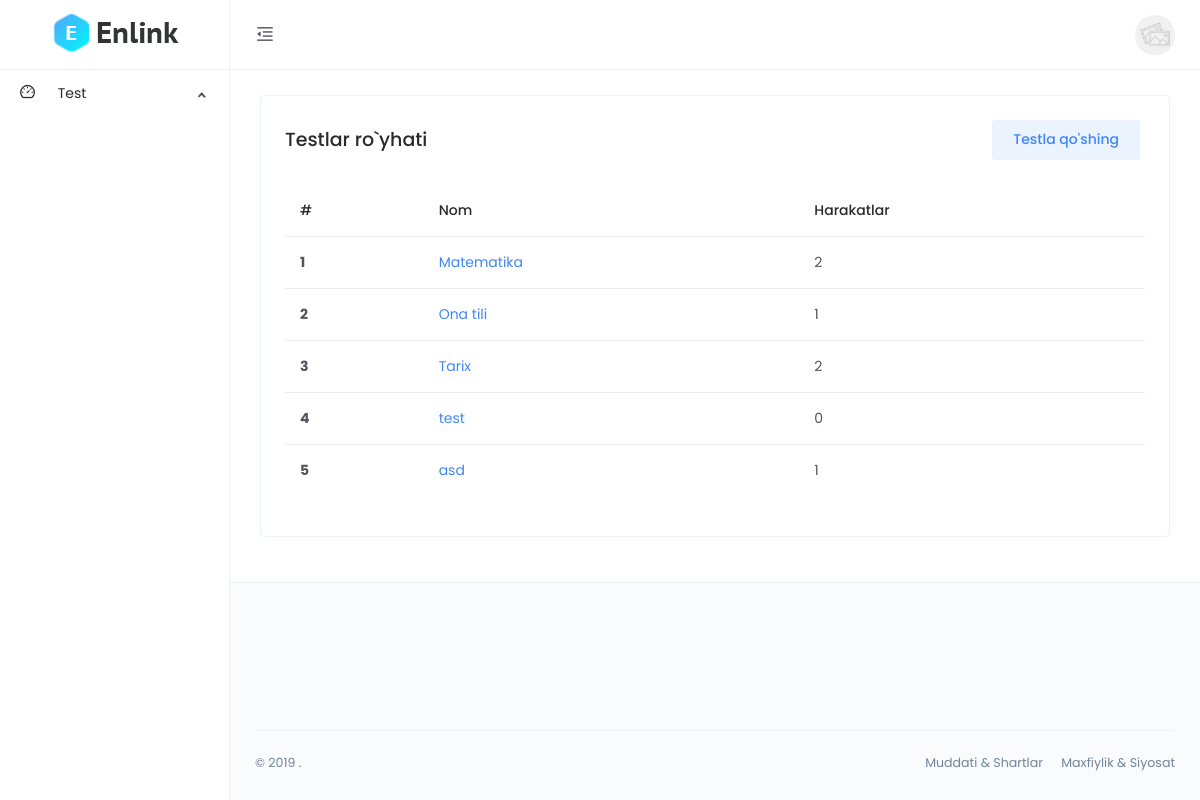
Page /dashboard/quizzes/ (signed in) on the committed database.
### main/models.py (models this page shows, shortened)
class CodeGenerate(models.Model):
    code = models.CharField(max_length=255, blank=True,unique=True)
    class Meta:
        abstract = True

class Quiz(CodeGenerate):
    name = models.CharField(max_length=255)
    author = models.ForeignKey(User, on_delete=models.SET_NULL, null=True)
    @property
    def all(self):
        return f'{Question.objects.filter(quiz=self.id).count()}'

### dashboard/views.py (the view)
# urls.py: path('quizzes/',views.quiz_list,name='quiz_list'),
def quiz_list(request):
    quizzes = models.Quiz.objects.all()
    return render(request, 'quiz/list.html', {'quizzes':quizzes})

### templates/quiz/list.html
{% extends 'base.html' %}
{% load static %}
{% block content %}
         <div class="main-content">
            <div class="page-header no-gutters">
                <div class="card">
                    <div class="card-body">
                        <div class="d-flex align-items-center justify-content-between m-b-15">
                            <h4 class="m-b-0">Testlar ro`yhati</h4>
                            <div class="card-toolbar">
                                <ul>
                                    <li>
                                        <a class="text-gray" href="{% url 'quiz_create' %}">
                                            <button class="btn btn-primary btn-tone m-r-5">Testla qo'shing</button>
                                        </a>
                                    </li>
                                </ul>
                            </div>
                        </div>
                        <div class="m-t-25">
                            <div class="table-responsive">
                                <table class="table">
                                    <thead>
                                        <tr>
                                            <th scope="col">#</th>
                                            <th scope="col">Nom</th>
                                            <th scope="col">Harakatlar</th>
                                        </tr>
                                    </thead>
                                    <tbody>
                                        {% for q in quizzes %}
                                        <tr>
                                            <th scope="row">{{forloop.counter}}</th>
                                            <td><a href="{% url 'quiz_detail' q.code %}">{{q.name}}</a></td>
                                            <td>{{q.all}}</td>
                                        </tr>
                                        {% endfor %}
                                    </tbody>
                                </table>
                            </div>
                        </div>
                    </div>
                </div>
            </div>
        </div>
{% endblock %}

### rows in the picture
Quiz: name "Matematika", all "2"
Quiz: name "Ona tili", all "1"
Quiz: name "Tarix", all "2"
Quiz: name "test", all "0"
Quiz: name "asd", all "1"
